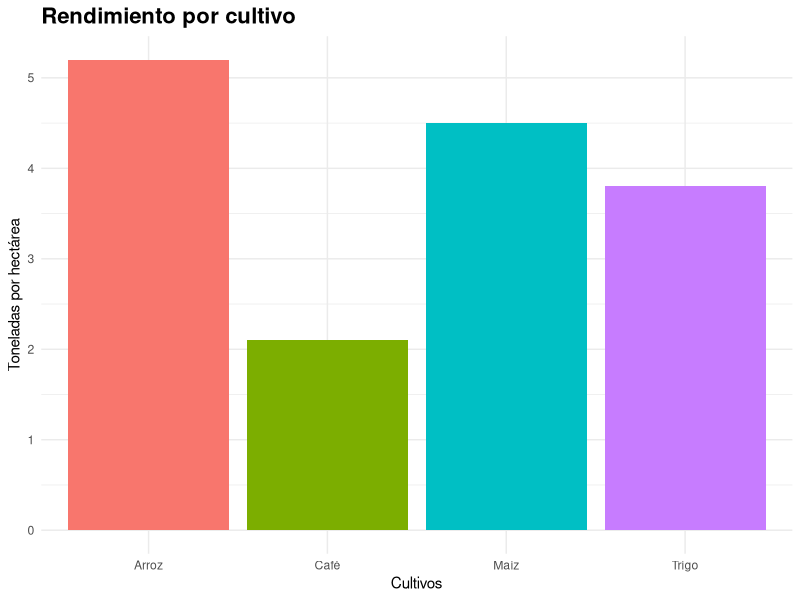
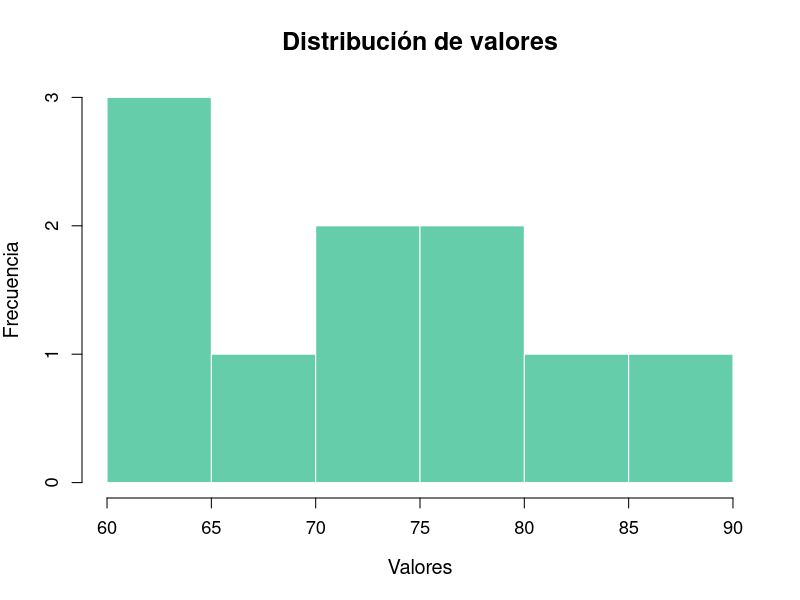
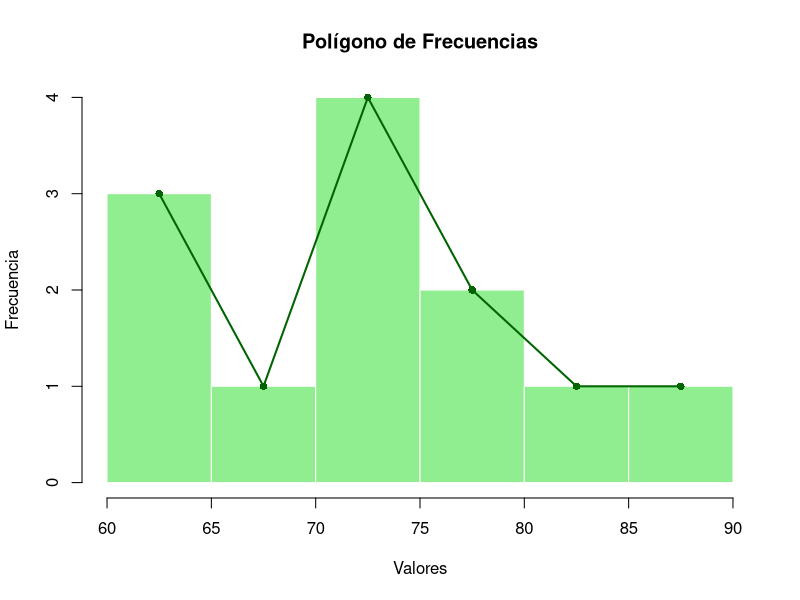
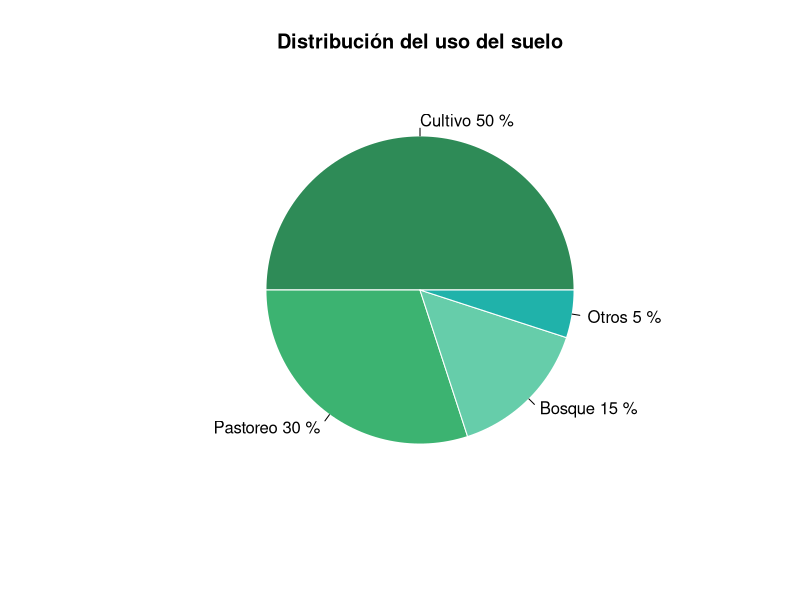
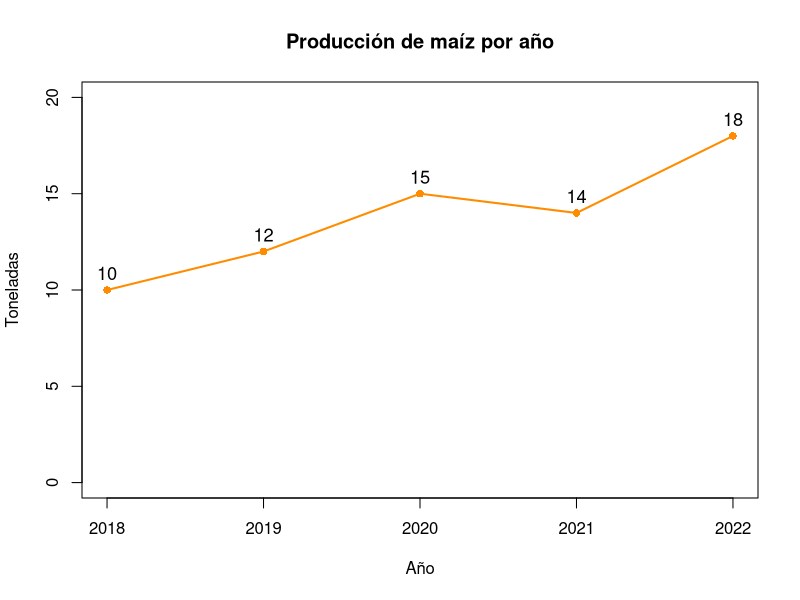
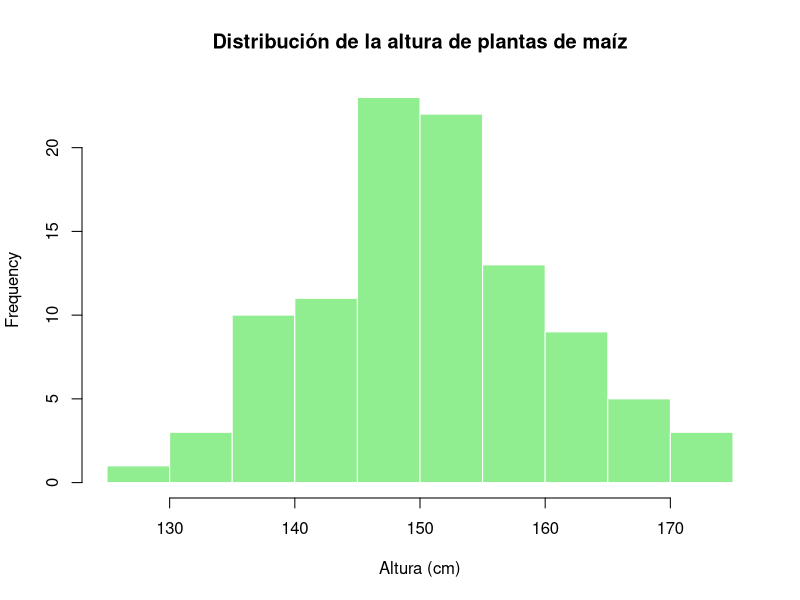
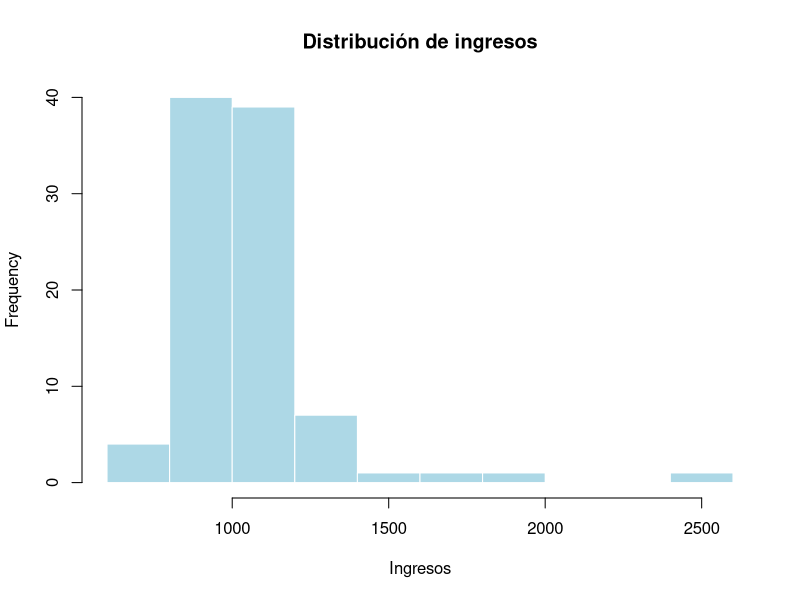
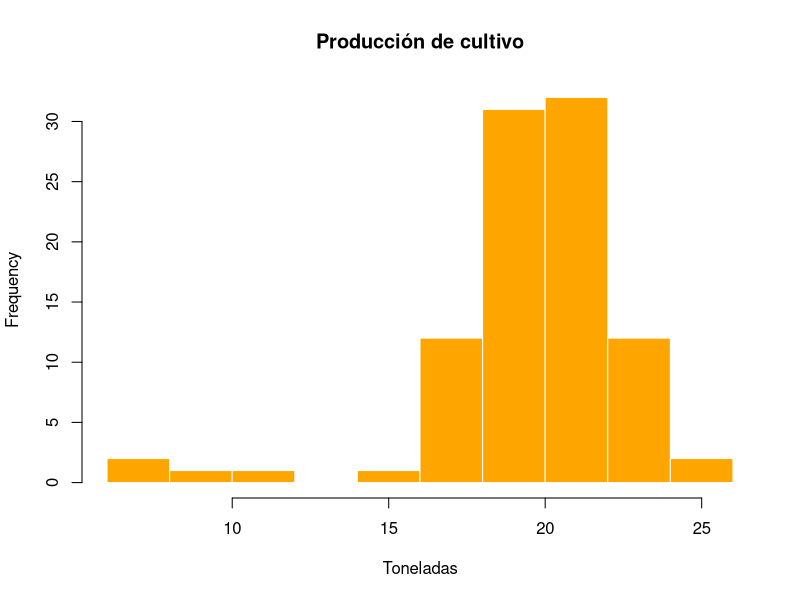

The R source for these figures, in order:
## ---- chunk 1

library(knitr)
library(kableExtra)

# Datos
hijos <- 0:9
fi <- c(250, 200, 300, 160, 50, 20, 10, 7, 2, 1)

# Cálculos
Fi <- cumsum(fi)
hi <- fi / sum(fi)
Hi <- cumsum(hi)
porcentaje <- hi * 100
porcentaje_acum <- Hi * 100

# Tabla
tabla <- data.frame(
  "Cantidad de hijos" = hijos,
  "fi" = fi,
  "Fi" = Fi,
  "hi" = round(hi,3),
  "Hi" = round(Hi,3),
  "Porcentaje %" = round(porcentaje,1),
  "Porcentaje.acumulado" = round(porcentaje_acum,1)
)

# Fila total
total_fila <- data.frame(
  "Cantidad de hijos" = "Total",
  "fi" = sum(fi),
  "Fi" = "",
  "hi" = 1,
  "Hi" = "",
  "Porcentaje %" = 100,
  "Porcentaje.acumulado" = ""
)

tabla <- rbind(tabla, total_fila)

# TABLA PRO 🔥
kable(tabla, align = "c", caption = "Tabla de frecuencias") %>%
  kable_styling(
    full_width = TRUE,      # ocupa toda la diapositiva
    position = "center",
    font_size = 26          # tamaño ideal para presentación
  ) %>%
  row_spec(0, bold = TRUE, color = "white", background = "#1B5E20") %>%  # encabezado oscuro elegante
  row_spec(nrow(tabla), bold = TRUE, background = "#A5D6A7") %>%         # fila total destacada
  kable_paper("striped", full_width = TRUE) %>%                          # filas alternadas
  column_spec(1, bold = TRUE) %>%                                        # primera columna resaltada
  column_spec(2:ncol(tabla), width = "4cm")                              # columnas más anchas
# Unir con la tabla original
tabla <- rbind(tabla, total_fila)

## ---- chunk 2

library(knitr)
library(kableExtra)

# Datos
ojos <- c("Café", "Negro", "Azul", "Verde", "Miel")
fi <- c(90, 60, 25, 15, 10)

# Cálculos
Fi <- cumsum(fi)
hi <- fi / sum(fi)
Hi <- cumsum(hi)
porcentaje <- hi * 100
porcentaje_acum <- Hi * 100

# Tabla
tabla <- data.frame(
  "Color de Ojos" = ojos,
  "fi" = fi,
  "Fi" = Fi,
  "hi" = sprintf("%.3f", hi),              # formato exacto
  "Hi" = sprintf("%.3f", Hi),
  "Porcentaje" = paste0(round(porcentaje,1), "%"),
  "Porcentaje.Acumulado" = paste0(round(porcentaje_acum,1), "%")
)

# Fila total
total_fila <- data.frame(
  "Color de Ojos" = "Total",
  "fi" = sum(fi),
  "Fi" = "",
  "hi" = "1.000",
  "Hi" = "",
  "Porcentaje" = "100%",
  "Porcentaje.Acumulado" = ""
)

tabla <- rbind(tabla, total_fila)

# TABLA ESTILO EXACTO 
kable(tabla, align = "c") %>%
  kable_styling(
    full_width = TRUE,
    position = "center",
    font_size = 30
  ) %>%
  row_spec(0, bold = TRUE, color = "white", background = "#1F5A78") %>%  # azul encabezado
  row_spec(1:(nrow(tabla)-1), background = "#E5E7E9") %>%                # gris claro uniforme
  row_spec(nrow(tabla), bold = TRUE, background = "#BFC9CA") %>%         # total gris más fuerte
  column_spec(1, bold = TRUE)       

## ---- chunk 3
library(knitr)
library(kableExtra)
tabla <- data.frame(
  Intervalo = c("[60-62)", "[62-64)", "[64-66)", "[66-68)", "[68-70)", "[70-72)", "[72-74)", "[74-76)"),
  xi = c(61, 63, 65, 67, 69, 71, 73, 75),
  fi = c(5, 3, 15, 40, 17, 12, 7, 1),
  Fi = c(5, 8, 23, 63, 80, 92, 99, 100),
  hi = c(0.05, 0.03, 0.15, 0.40, 0.17, 0.12, 0.07, 0.01),
  Hi = c(0.05, 0.08, 0.23, 0.63, 0.80, 0.92, 0.99, 1.00),
  Porcentaje = c("5%", "3%", "15%", "40%", "17%", "12%", "7%", "1%"),
  P.Acumulado = c("5%", "8%", "23%", "63%", "80%", "92%", "99%", "100%"),
  stringsAsFactors = FALSE
)

# 🔹 Crear fila Total (sin dplyr)
fila_total <- data.frame(
  Intervalo = "Total",
  xi = "",
  fi = sum(tabla$fi),
  Fi = "",
  hi = sum(tabla$hi),
  Hi = "",
  Porcentaje = "100%",
  P.Acumulado = "",
  stringsAsFactors = FALSE
)

# 🔹 Unir tablas (base R)
tabla_final <- rbind(tabla, fila_total)

# 🔹 Mostrar tabla
tabla_final %>%
  kbl(align = "c", caption = "Tabla de Frecuencias") %>%
  kable_styling(
    bootstrap_options = c("striped", "condensed"),
    full_width = FALSE,
    font_size = 26
  ) %>%
  row_spec(0, bold = TRUE, background = "#0b2c6b", color = "white") %>%
  row_spec(nrow(tabla_final), bold = TRUE, background = "#0b2c6b", color = "white") %>%
  column_spec(1, width = "7em") %>%
  column_spec(2:8, width = "5em")
## ---- chunk 4
fig.width=8
fig.height=5
cultivos <- c("Maíz", "Arroz", "Trigo", "Café")
rendimiento <- c(4.5, 5.2, 3.8, 2.1)

library(ggplot2)

datos <- data.frame(
  cultivo = cultivos,
  rendimiento = rendimiento
)

ggplot(datos, aes(x = cultivo, y = rendimiento, fill = cultivo)) +
  geom_bar(stat = "identity") +
  labs(title = "Rendimiento por cultivo",
       x = "Cultivos",
       y = "Toneladas por hectárea") +
  theme_minimal() +
  theme(legend.position = "none",
        plot.title = element_text(size = 16, face = "bold"))

## ---- chunk 5
fig.width=8
fig.height=5
datos <- c(60, 62, 65, 70, 72, 75, 78, 80, 85, 90)

hist(datos,
     col = "#66CDAA",
     main = "Distribución de valores",
     xlab = "Valores",
     ylab = "Frecuencia",
     breaks = 5,
     border = "white",
     cex.main = 1.5,
     cex.lab = 1.2,
     cex.axis = 1.1)

## ---- chunk 6
fig.width=10
fig.height=7
datos <- c(60, 62, 65, 70, 72, 73, 74, 75, 78, 80, 85, 90)

# Crear histograma
h <- hist(datos,
          col = "lightgreen",
          main = "Polígono de Frecuencias",
          xlab = "Valores",
          ylab = "Frecuencia",
          breaks = 5,
          border = "white")

# Agregar polígono
lines(h$mids, h$counts,
      type = "o",
      col = "darkgreen",
      lwd = 2,
      pch = 16)
## ---- chunk 7

uso_suelo <- c(50, 30, 15, 5)
tipos <- c("Cultivo", "Pastoreo", "Bosque", "Otros")

colores <- c("#2E8B57", "#3CB371", "#66CDAA", "#20B2AA")

pie(uso_suelo,
    labels = paste(tipos, uso_suelo, "%"),
    col = colores,
    main = "Distribución del uso del suelo",
    border = "white")
## ---- chunk 8
fig.width=10
fig.height=7
años <- c(2018, 2019, 2020, 2021, 2022)
produccion <- c(10, 12, 15, 14, 18)

plot(años, produccion,
     type = "o",
     col = "#FF8C00",
     pch = 16,
     lwd = 2,
     main = "Producción de maíz por año",
     xlab = "Año",
     ylab = "Toneladas",
     ylim = c(0, 20))

text(años, produccion,
     labels = produccion,
     pos = 3,
     cex = 1.1)
## ---- chunk 9
fig.width=10
fig.height=7
set.seed(123)
altura <- rnorm(100, mean = 150, sd = 10)

hist(altura,
     col = "lightgreen",
     main = "Distribución de la altura de plantas de maíz",
     xlab = "Altura (cm)",
     breaks = 10,
     border = "white")
## ---- chunk 10
fig.width=10
fig.height=7
set.seed(123)

# Datos concentrados + algunos valores altos (sin huecos grandes)
ingresos <- c(rnorm(90, mean = 1000, sd = 150),
              1500, 1800, 2000, 2500)

hist(ingresos,
     col = "lightblue",
     main = "Distribución de ingresos",
     xlab = "Ingresos",
     breaks = 10,
     border = "white")
## ---- chunk 11
fig.width=10
fig.height=7
set.seed(123)

produccion <- c(rnorm(90, mean = 20, sd = 2),
                12, 10, 8, 6)

hist(produccion,
     col = "orange",
     main = "Producción de cultivo",
     xlab = "Toneladas",
     breaks = 10,
     border = "white")
